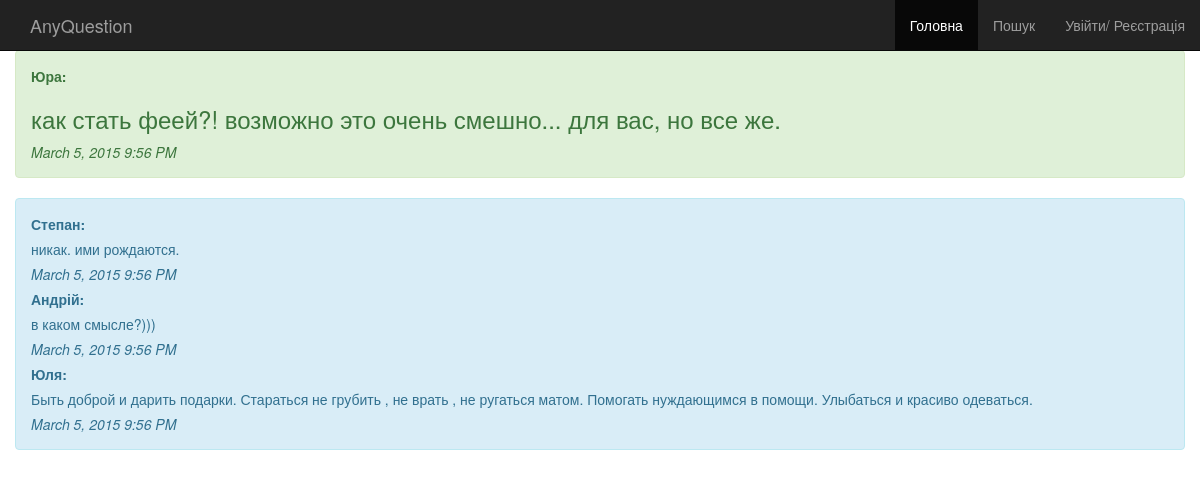
/question=5, run on the app's committed database.
### models.py (models this page shows, shortened)
class User(db.Model, UserMixin):
    id = db.Column(db.Integer, primary_key=True)
    username = db.Column(db.String(80), unique=True)
    email = db.Column(db.String(120), unique=True)
    password = db.Column(db.String(120))

class Question(db.Model):
    __searchable__ = ['text']
    id = db.Column(db.Integer, primary_key=True)
    text = db.Column(db.Text)
    user_id = db.Column(db.Integer, db.ForeignKey('user.id'))
    pub_user = db.relationship('User',
        backref=db.backref('users', lazy='dynamic'))
    pub_date = db.Column(db.DateTime)

class Answer(db.Model):
    id = db.Column(db.Integer, primary_key=True)
    text = db.Column(db.Text)
    pub_date = db.Column(db.DateTime)
    user_id = db.Column(db.Integer, db.ForeignKey('user.id'))
    pub_user = db.relationship('User',
        backref=db.backref('users2', lazy='dynamic'))
    question_id = db.Column(db.Integer, db.ForeignKey('question.id'))
    question = db.relationship('Question',
        backref=db.backref('questions', lazy='dynamic'))

### run.py (the view)
@app.route('/question=<int:question_id>')
def show_question(question_id):
    question = Question.query.filter_by(id=question_id).first()
    answers=Answer.query.filter_by(question_id=question_id)
    return render_template('question.html', question=question, answers=answers)

### momentjs.py (called while the page is built)
    def render(self, format):
        return Markup("<script>\ndocument.write(moment(\"%s\").%s);\n</script>" % (self.timestamp.strftime("%Y-%m-%dT%H:%M:%S Z"), format))

    def format(self, fmt):
        return self.render("format(\"%s\")" % fmt)

### templates/question.html (shortened to what this page needs)
{% extends "base.html" %}
{% block content %}
    <div class="alert alert-success" role="alert">
        <p><strong>{{ question.pub_user.username }}:</strong></p>
        <h3>{{ question.text }}</h3>
        <p><i>{{ momentjs(question.pub_date).format('LLL') }}</i></p>
    </div>
    <div class="alert alert-info" role="alert">
    {% for answer in answers %}
        <p><strong>{{ answer.pub_user.username }}:</strong></p>
        <p>{{ answer.text }}</p>
        <p><i>{{ momentjs(answer.pub_date).format('LLL') }}</i></p>
    {% else %}
        <p>Поки що немає жодних відповідей</p>
    {% endfor %}
    </div>
{% endblock %}

### templates/base.html (style rules this page uses)
body { padding-top: 50px; }

### data on the page
User: pub_user.username "Юра"
Question: text "как стать феей?! возможно это очень смешно... для вас, но все же."
Answer: pub_user.username "Степан", text "никак. ими рождаются."
Answer: pub_user.username "Андрій", text "в каком смысле?)))"
Answer: pub_user.username "Юля", text "Быть доброй и дарить подарки. Стараться не грубить , не врать , не ругаться матом. Помогать нуждающимся в помощи. Улыбаться и красиво одеваться."
